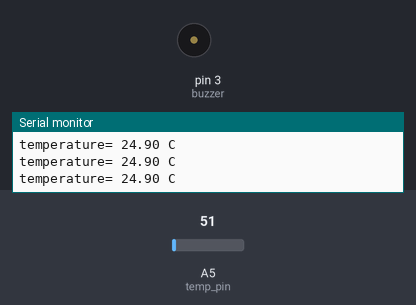
A sketch run on a simulated Arduino Uno, built with avr-gcc and run on an emulated ATmega328P. On the bench: buzzer (waves = sounding), the last lines printed to the serial monitor. The test bench sets the inputs (shaded band); at power-on: A5 (temp_pin) = 51.

Above: at 1.2 s.
1.3 s: A5 (temp_pin) set to 64
At 1.9 s:
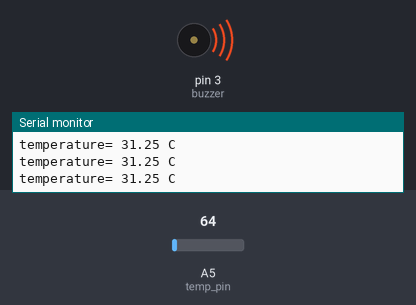
2.8 s: A5 (temp_pin) set to 15
At 3.6 s:
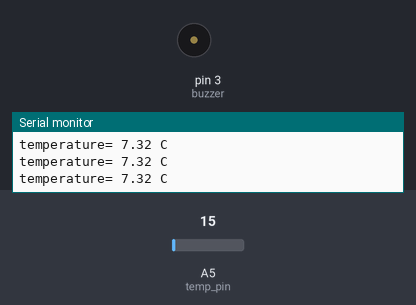
5.8 s: A5 (temp_pin) set to 19
8.8 s: A5 (temp_pin) set to 23
Timing chart, 0 to 11.8 s (numbered marks = the images above; inputs shaded):
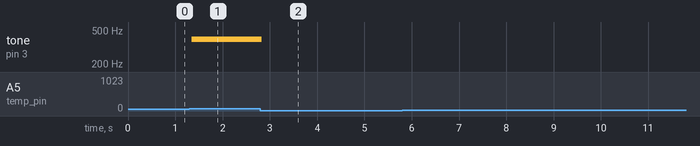

Measured:
- the behaviour switches between 61 and 62 on A5 (temp_pin) (found by bisection; images 0 and 1)
- after the input at 1.3 s, tone on pin 3 (buzzer): silent → 392 Hz at once
- after the input at 2.8 s, tone on pin 3 (buzzer): 392 Hz → silent at once

The sketch:

main.ino
```cpp
#define buzzer 3

#define temp_pin A5
float temp ;

void setup() {
   Serial.begin(9600);
   pinMode(buzzer, OUTPUT);
   pinMode(temp_pin, INPUT);
}


void loop() {

 temp  = analogRead(temp_pin);
 temp = (temp/1024.0)*5.0;    //conversion to volts         o/p is mille volt
 temp = temp *100.0 ;         //conversion to temp Celsius

   /*
   why *100 ?
   output >>> mv
   10 mv each on dgree
   */


  Serial.print("temperature= ");
  Serial.print(temp);
  Serial.println(" C ");
  if (temp>= 30){

  tone(buzzer, 261 ,500);

  tone(buzzer, 392,100);

    /*Tone needs 2 arguments, but can take three

  tone(pin, frequency, duration)
    1) Pin#
    2) Frequency - this is in hertz (cycles per second) which determines the pitch of the noise made
    3) Duration - how long teh tone plays
  */
  }
  else{

  noTone(buzzer);


  }
}
```
